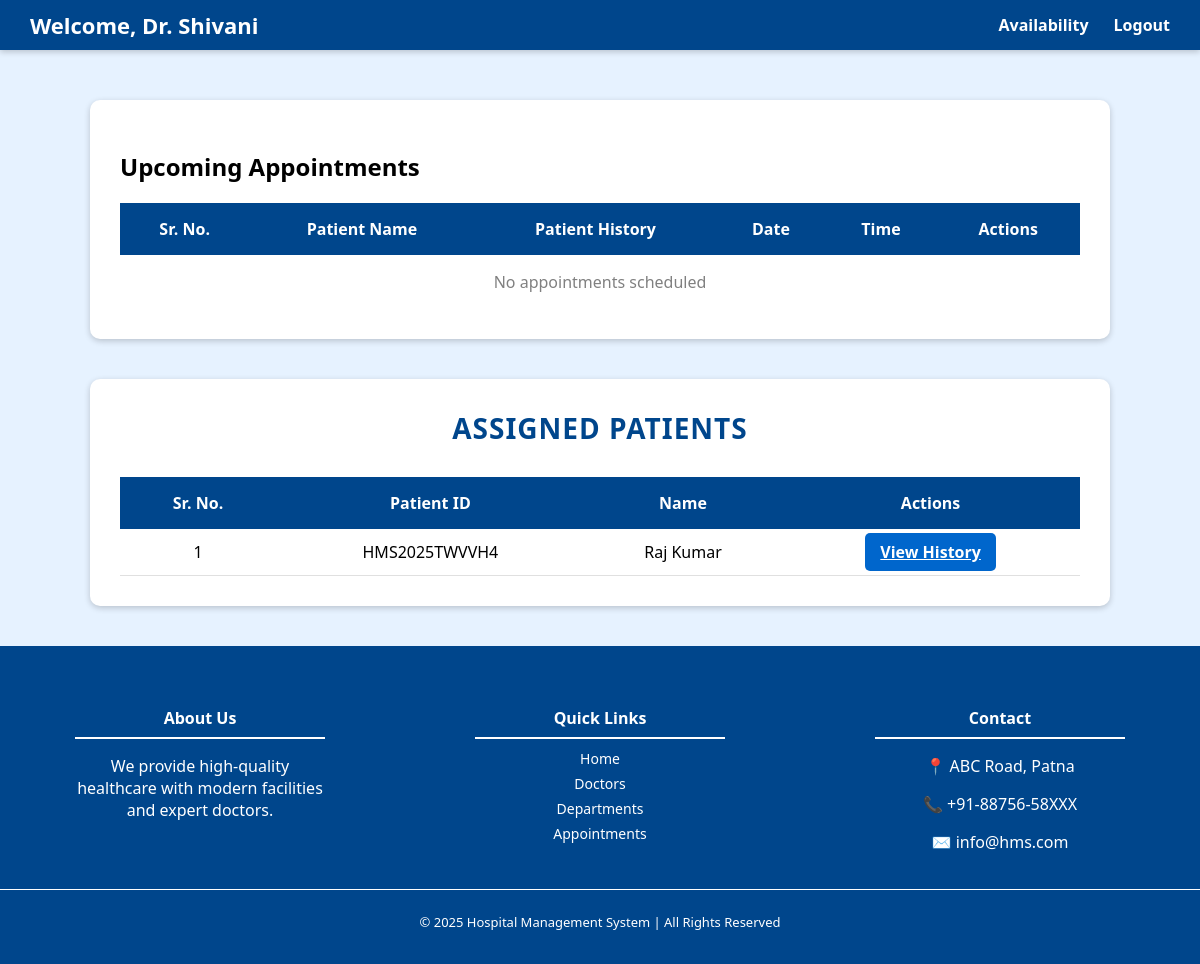
Page /doctor/dashboard (signed in) on the committed database.
### app.py (models this page shows)
class Doctor(db.Model):
    id = db.Column(db.Integer, primary_key=True)
    username = db.Column(db.String(100), unique=True, nullable=False)
    password = db.Column(db.String(200), nullable=False)
    first_name = db.Column(db.String(100), nullable=False)
    last_name = db.Column(db.String(100), nullable=False)
    email = db.Column(db.String(120), unique=True, nullable=False)
    contact = db.Column(db.String(15), nullable=False)
    department_id = db.Column(db.Integer, db.ForeignKey('department.id'), nullable=False)
    specialization = db.Column(db.String(100))
    education = db.Column(db.Text)
    experience = db.Column(db.Integer)
    is_active = db.Column(db.Boolean, default=True)
    appointments = db.relationship('Appointment', backref='doctor', lazy=True)

class Patient(db.Model):
    id = db.Column(db.Integer, primary_key=True)
    username = db.Column(db.String(100), unique=True, nullable=False)
    password = db.Column(db.String(200), nullable=False)
    patient_id = db.Column(db.String(20), unique=True, nullable=False)
    first_name = db.Column(db.String(100), nullable=False)
    last_name = db.Column(db.String(100), nullable=False)
    email = db.Column(db.String(120), unique=True, nullable=False)
    contact = db.Column(db.String(15), nullable=False)
    age = db.Column(db.Integer)
    sex = db.Column(db.String(10))
    blood_group = db.Column(db.String(5))
    city = db.Column(db.String(100))
    pincode = db.Column(db.String(10))
    state = db.Column(db.String(100))
    country = db.Column(db.String(100))
    is_active = db.Column(db.Boolean, default=True)
    appointments = db.relationship('Appointment', backref='patient', lazy=True)

### app.py (the view)
@app.route('/doctor/dashboard')
def doctor_dashboard():
    if session.get('user_type') != 'doctor':
        return redirect(url_for('login'))
    doctor_id = session['user_id']
    doctor = Doctor.query.get_or_404(doctor_id)
    appointments = Appointment.query.filter_by(
        doctor_id=doctor_id, status='Booked'
    ).all()
    patients = (
        db.session.query(Patient)
        .join(Appointment)
        .filter(Appointment.doctor_id == doctor_id)
        .distinct()
        .all()
    )
    return render_template(
        'doct_dash.html',
        doctor=doctor,
        appointments=appointments,
        patients=patients
    )

### templates/doct_dash.html (shortened to what this page needs)
<!DOCTYPE html>
<html lang="en">
<head>
    <link rel="stylesheet" href="{{ url_for('static', filename='doct_dash.css') }}">
</head>
<body>
    <header>
        <div class="nav-bar">
            <h2>Welcome, Dr. {{ doctor.first_name }}</h2>
            <ul>
                <li><a href="{{ url_for('doctor_availability') }}">Availability</a></li>
                <li><a href="{{ url_for('logout') }}">Logout</a></li>
            </ul>
        </div>
    </header>
    <main class="containers">
        <div class="appo-container">
            <h2>Upcoming Appointments</h2>
            <table>
                <tr class="head">
                    <th>Sr. No.</th>
                    <th>Patient Name</th>
                    <th>Patient History</th>
                    <th>Date</th>
                    <th>Time</th>
                    <th>Actions</th>
                </tr>
            </table>
            {% if not appointments %}
            <p style="text-align:center; color:gray;">No appointments scheduled</p>
            {% endif %}
        </div>
        <div class="patients-container">
            <h2 class="section-header">Assigned Patients</h2>
            <table>
                <tr class="head">
                    <th>Sr. No.</th>
                    <th>Patient ID</th>
                    <th>Name</th>
                    <th>Actions</th>
                </tr>
                {% for pat in patients %}
                <tr class="tag">
                    <td>{{ loop.index }}</td>
                    <td>{{ pat.patient_id }}</td>
                    <td>{{ pat.first_name }} {{ pat.last_name }}</td>
                    <td>
                        <a href="{{ url_for('doctor_patient_history', patient_id=pat.id) }}" class="view-history-btn">View History</a>
                    </td>
                </tr>
                {% endfor %}
            </table>
        </div>
    </main>
    <footer>
        <div class="footer">
            <div class="footer-container">
                <div class="footer-section">
                    <h4>About Us</h4>
                    <p>We provide high-quality healthcare with modern facilities and expert doctors.</p>
                </div>
                <div class="footer-section">
                    <h4>Quick Links</h4>
                    <a href="{{ url_for('index') }}">Home</a>
                    <a href="{{ url_for('doctor_list') }}">Doctors</a>
                    <a href="#departments">Departments</a>
                    <a href="{{ url_for('doctor_dashboard') }}">Appointments</a>
                </div>
                <div class="footer-section">
                    <h4>Contact</h4>
                    <p>📍 ABC Road, Patna</p>
                    <p>📞 +91-88756-58XXX</p>
                    <p>✉️ info@hms.com</p>
                </div>
            </div>
            <div class="footer-bottom">
                <p>© 2025 Hospital Management System | All Rights Reserved</p>
            </div>
        </div>
    </footer>
</body>
</html>

### static/doct_dash.css (style rules this page uses)
body { font-family: 'Segoe UI', Tahoma, Geneva, Verdana, sans-serif, Arial, Helvetica; margin: 0; padding-top: 100px; background-color: rgb(230, 242, 255); }
.nav-bar { display: flex; flex-direction: row; align-items: center; justify-content: space-between; background-color: rgb(0, 70, 140); top: 0; left: 0; width: 100%; position: fixed; z-index: 1000; box-sizing: border-box; color: white; padding: 10px 30px; box-shadow: 0 2px 6px rgba(0, 0, 0, 0.2); }
.nav-bar h2 { margin: 0; font-size: 22px; }
.nav-bar ul { list-style: none; display: flex; margin: 0; padding: 0; }
.nav-bar ul li { margin-left: 25px; }
.nav-bar ul li a { font-size: 16px; text-decoration: none; color: white; font-weight: bold; }
.containers { display: flex; flex-direction: column; align-items: center; gap: 40px; padding-bottom: 40px; }
.appo-container, .patients-container { width: 80%; max-width: 1200px; background-color: white; padding: 30px; border-radius: 10px; box-shadow: 0 2px 6px rgba(0, 0, 0, 0.2); }
.section-header { text-align: center; margin-top: 0; margin-bottom: 30px; font-size: 28px; color: rgb(0, 70, 140); text-transform: uppercase; letter-spacing: 1px; }
table { width: 100%; border-collapse: collapse; }
.head { background-color: rgb(0, 70, 140); color: white; font-weight: bold; }
.head th { padding: 15px; text-align: center; }
.tag td { text-align: center; padding: 12px; border-bottom: 1px solid rgb(224, 224, 224); }
.view-btn, .view-history-btn { padding: 8px 15px; background-color: rgb(0, 102, 204); color: white; border: none; border-radius: 5px; font-weight: bold; cursor: pointer; transition: 0.3s ease; }
footer { background-color: rgb(0, 70, 140); color: white; padding: 20px 0; text-align: center; margin-top: 0; }
.footer-container { display: flex; justify-content: space-around; flex-wrap: wrap; margin: 10px 0; }
.footer-section { width: 250px; margin: 10px; }
.footer-section h4 { border-bottom: 2px solid white; padding-bottom: 8px; margin-bottom: 10px; }
.footer-section a { color: white; text-decoration: none; display: block; margin-bottom: 6px; font-size: 14px; text-align: center; }
.footer-bottom { border-top: 1px solid white; padding-top: 10px; font-size: 13px; color: white; }

### rows in the picture
Doctor: first_name "Shivani"
Patient: patient_id "HMS2025TWVVH4", first_name "Raj", last_name "Kumar"
